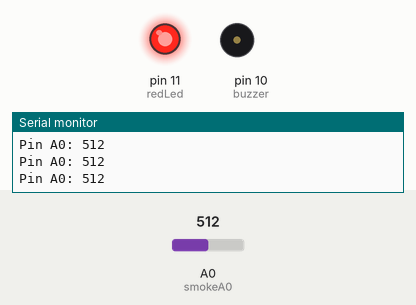
Simulated run of this sketch. Board: Arduino Uno, built with avr-gcc and run on an emulated ATmega328P. On the bench: output pins drawn as LEDs (lit = HIGH), buzzer (waves = sounding), the last lines printed to the serial monitor. Inputs (shaded band) come from the test bench; at power-on: A0 (smokeA0) = 512.

Above: at 1.3 s.
1.4 s: A0 (smokeA0) set to 163
4.4 s: A0 (smokeA0) set to 134
At 5.4 s:
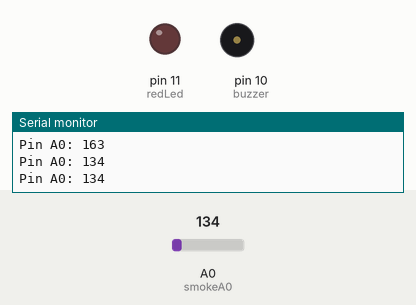
Timing chart, 0 to 7.4 s (numbered marks = the images above; inputs shaded):
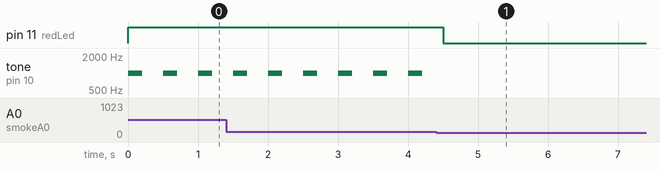

Measured:
- the behaviour switches between 151 and 150 on A0 (smokeA0) (found by bisection; images 0 and 1)
- after the input at 4.4 s, pin 11 (redLed): HIGH → LOW after 0.10 s; tone on pin 10 (buzzer): stops changing and stays silent
- by itself, tone on pin 10 (buzzer): alternates 1000 Hz for 0.20 s and silent for 0.30 s

The sketch:

frantic_turing_snicket1pir_ultrasonic_copy_20221227152110tem.ino
```cpp
int redLed = 11;
int greenLed = 12;
int buzzer = 10;
int smokeA0 = A0;
int sensorThres = 100;

void setup() {

  pinMode(redLed, OUTPUT);
  pinMode(buzzer, OUTPUT);
  pinMode(smokeA0, INPUT);
  Serial.begin(9600);
 // lcd.begin(16,2);
}

void loop() {
  int analogSensor = analogRead(smokeA0);

  Serial.print("Pin A0: ");
  Serial.println(analogSensor);
 // lcd.print("Smoke Level:");
  //lcd.print(analogSensor-50);
  if (analogSensor-50 > sensorThres)
  {
    digitalWrite(redLed, HIGH);
    //lcd.setCursor(0, 2);
    //lcd.print("Alert....!!!");
    digitalWrite(12, LOW);
    tone(buzzer, 1000, 200);
  }
  else
  {
    digitalWrite(redLed, LOW);
    digitalWrite(12, HIGH);
    //lcd.setCursor(0, 2);
    //lcd.print(".....Normal.....");
    noTone(buzzer);
  }
  delay(500);
}
```
